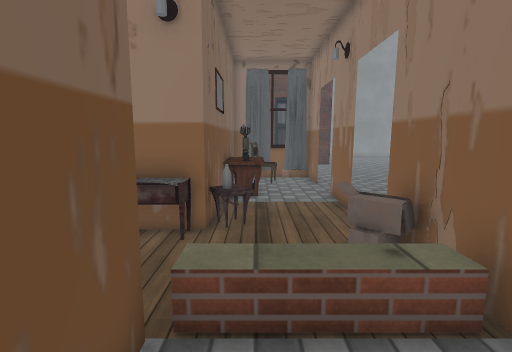
View 1 (above)

16 first-person views from a walk through a scene from a Unity 3-D project. The camera is 1.2 m above the floor, tilts 8° down and sees 85° across. Doors are open. The floor is counted in squares, 0.5 m on a side. Each view is taken from the middle of a square. On the plan, view 1 faces up. The plan holds only what a view shows up to about 18 squares ahead; the rest is blank. The place goes on beyond the plan. The player character is not drawn. Some animated figures are not drawn. Some surface patterns are stand-ins.

View 2
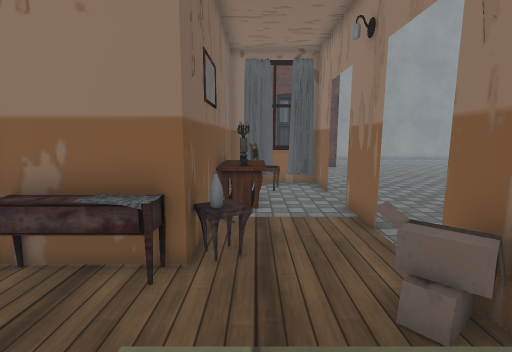

View 3
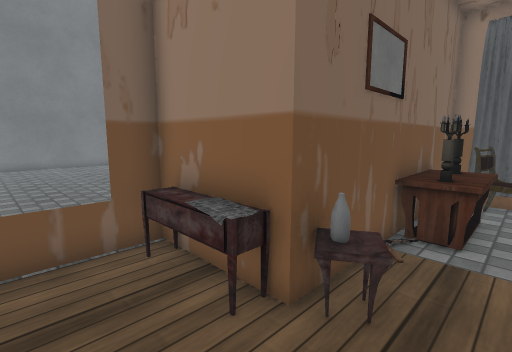

View 4
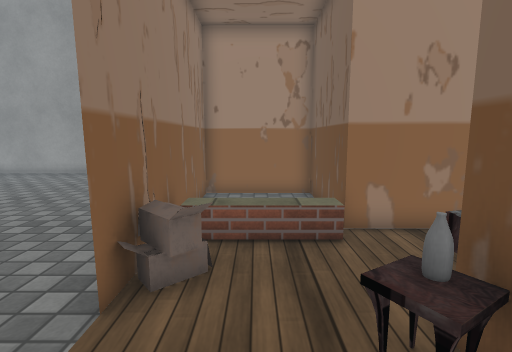

View 5
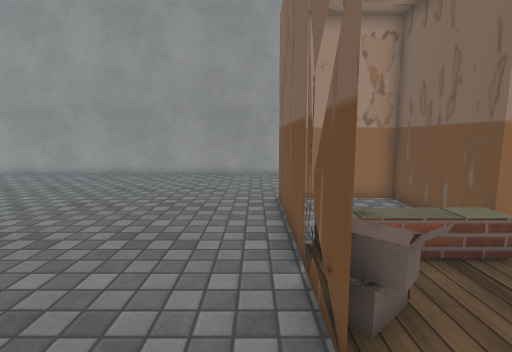

View 6
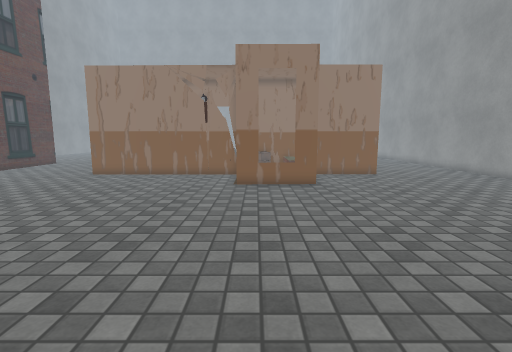

View 7
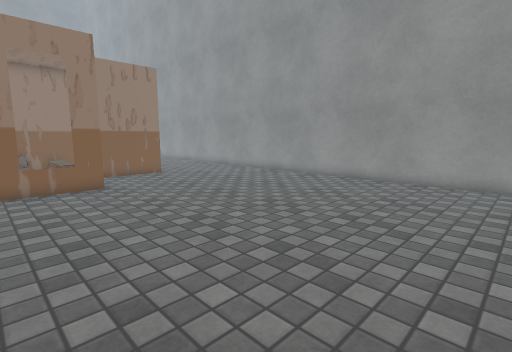

View 8
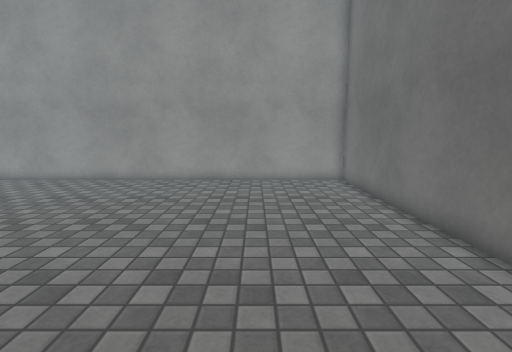

View 9
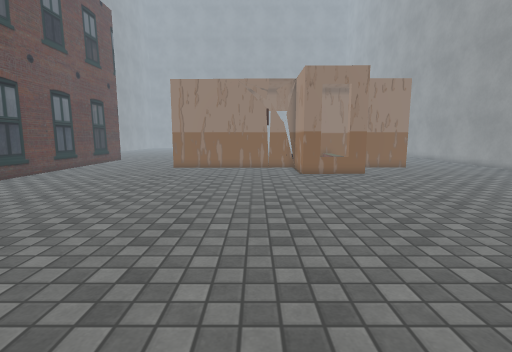

View 10
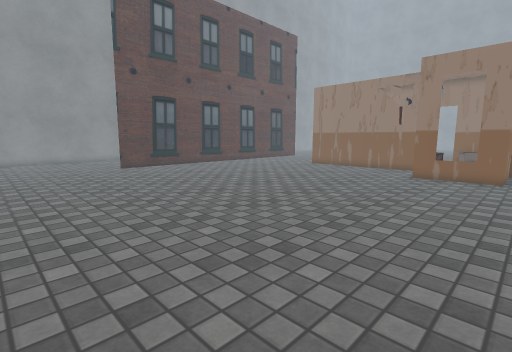

View 11
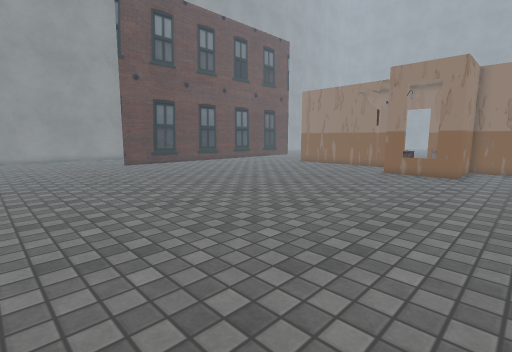

View 12
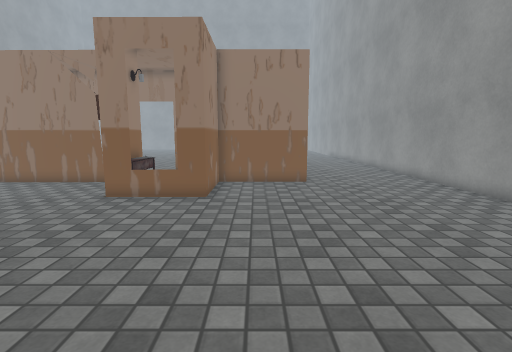

View 13
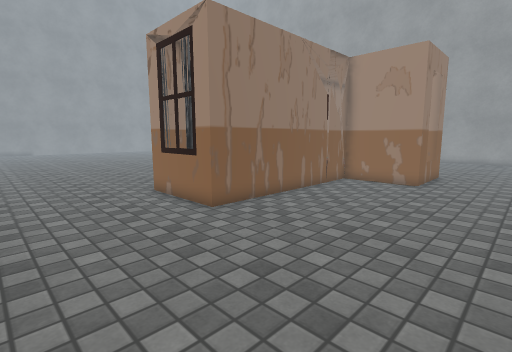

View 14
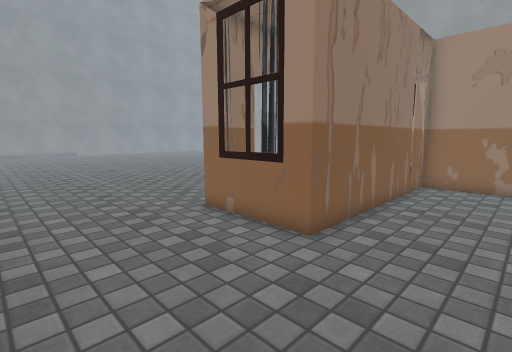

View 15
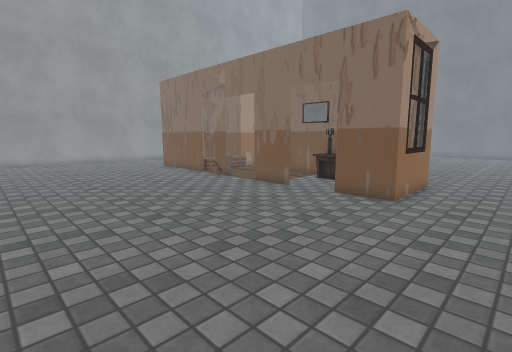

View 16
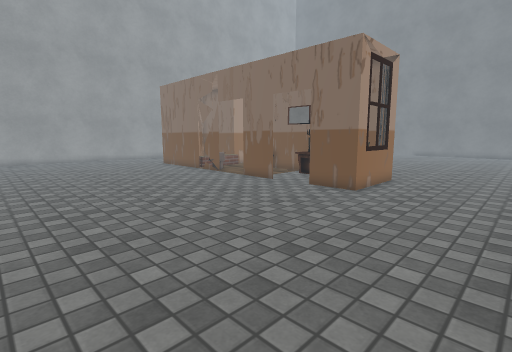

### Floor plan
Points are (right, up) in squares from view 1. A wall is a line through its corners. A room is listed if a view was taken in it or the views show most of it. See-through windows are left out.
Room 1 (views 1, 2, 3, 4)
walls: (3.1, 8.9) (3.1, 11.5); (-0.2, 12.2) (-0.2, 11); (-5, 3) (-1.3, 3) (-1.3, -1.7) (3.1, -1.7) (3.1, 6.6); (3.1, 13.9) (3.1, 16.4) (-1.3, 16.4) (-1.3, 7) (-5.1, 7) (-5.1, 5.5)
low walls: (-0.5, 7.1) (-0.9, 6.8); (-1.7, 7) (-1.7, 6.2) (-4.5, 6.2); (2.3, 5.7) (2.7, 6); (2.4, 5.1) (2, 5.5); (3.1, 5.3) (2.3, 6); (-5.1, 4.5) (-5.1, 4); (0.2, 12.9) (0.2, 11.1) (-1.4, 11.1)
ways out: opening at (-5, 5) to room 2; open door at (3, 8) to room 2; open door at (3, 13) to room 2
objects: curtain (0, 16)
Room 2 (views 5, 6, 7, 8, 9, 10, 11, 12, 13, 14, 15, 16)
walls: (-5.1, 5.5) (-5.1, 7) (-1.3, 7) (-1.3, 16.4) (3.1, 16.4) (3.1, 13.9); (3.1, 6.6) (3.1, -1.7); (3.1, 11.5) (3.1, 9); (-1.3, -1.7) (-1.3, 3.1) (-5.1, 3.1) (-5.1, 4.5); (-24.8, 2) (-24.8, -8.4) (15.5, -8.4)
low walls: (2.1, 6.2) (2.7, 5.6); (3.2, 5.3) (2.6, 4.8)
ways out: opening at (-5, 5) to room 1; open door at (3, 8) to room 1; open door at (3, 13) to room 1

Where each view was taken, in squares from view 1:
view 1: 0 up, 0 right, facing up
view 2: 2 up, 0 right, facing up
view 3: 4 up, 1 right, facing up-left
view 4: 10 up, 1 right, facing down
view 5: 9 up, 4 right, facing down
view 6: 6 up, 19 left, facing right
view 7: 7 up, 19 left, facing down-right
view 8: 7 up, 20 left, facing down
view 9: 10 up, 23 left, facing right
view 10: 2 up, 23 left, facing up-right
view 11: 0 up, 24 left, facing up-right
view 12: 1 up, 16 left, facing right
view 13: 22 up, 9 left, facing down-right
view 14: 22 up, 5 left, facing down-right
view 15: 20 up, 14 right, facing down-left
view 16: 22 up, 15 right, facing down-left
